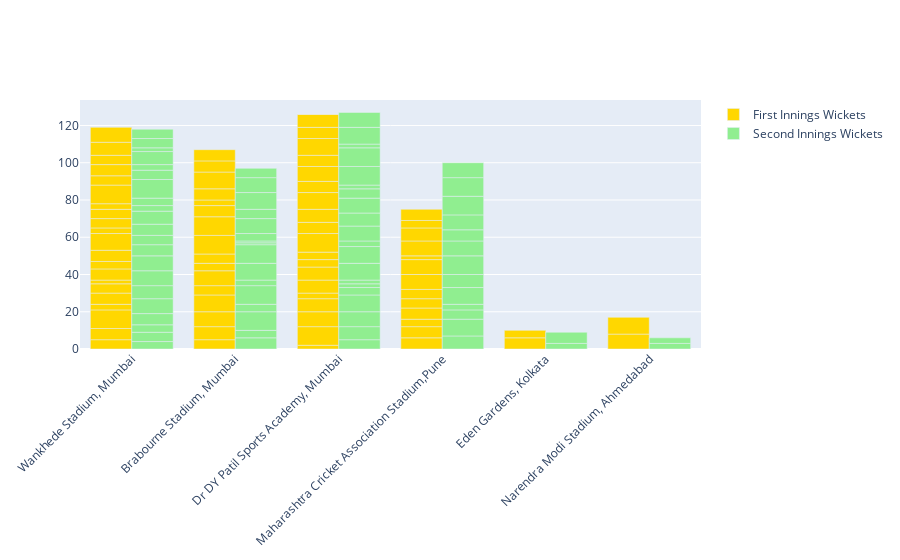

Write notebook code for a chart like this one.
### Code cell
# look at whether most of the wickets fall while setting the target or while chasing the target:
figure = go.Figure()
figure.add_trace(go.Bar(
    x=ipl_data["venue"],
    y=ipl_data["first_ings_wkts"],
    name='First Innings Wickets',
    marker_color='gold'
))
figure.add_trace(go.Bar(
    x=ipl_data["venue"],
    y=ipl_data["second_ings_wkts"],
    name='Second Innings Wickets',
    marker_color='lightgreen'
))
figure.update_layout(barmode='group', xaxis_tickangle=-45)
figure.show()

### Figure 1 — Plotly figure (JSON) as saved in the notebook; plotly's stock layout.template omitted (floating-point values rounded to 4 significant figures)
{"data": [{"marker": {"color": "gold"}, "name": "First Innings Wickets", "type": "bar", "x": ["Wankhede Stadium, Mumbai", "Brabourne Stadium, Mumbai", "Dr DY Patil Sports Academy, Mumbai", "Wankhede Stadium, Mumbai", "Maharashtra Cricket Association Stadium,Pune", "Dr DY Patil Sports Academy, Mumbai", "Brabourne Stadium, Mumbai", "Wankhede Stadium, Mumbai", "Dr DY Patil Sports Academy, Mumbai", "Maharashtra Cricket Association Stadium,Pune", "Brabourne Stadium, Mumbai", "Dr DY Patil Sports Academy, Mumbai", "Wankhede Stadium, Mumbai", "Maharashtra Cricket Association Stadium,Pune", "Dr DY Patil Sports Academy, Mumbai", "Brabourne Stadium, Mumbai", "Dr DY Patil Sports Academy, Mumbai", "Maharashtra Cricket Association Stadium,Pune", "Brabourne Stadium, Mumbai", "Wankhede Stadium, Mumbai", "Dr DY Patil Sports Academy, Mumbai", "Dr DY Patil Sports Academy, Mumbai", "Maharashtra Cricket Association Stadium,Pune", "Dr DY Patil Sports Academy, Mumbai", "Brabourne Stadium, Mumbai", "Brabourne Stadium, Mumbai", "Wankhede Stadium, Mumbai", "Dr DY Patil Sports Academy, Mumbai", "Maharashtra Cricket Association Stadium,Pune", "Brabourne Stadium, Mumbai", "Dr DY Patil Sports Academy, Mumbai", "Brabourne Stadium, Mumbai", "Dr DY Patil Sports Academy, Mumbai", "Wankhede Stadium, Mumbai", "Dr DY Patil Sports Academy, Mumbai", "Brabourne Stadium, Mumbai", "Wankhede Stadium, Mumbai", "Wankhede Stadium, Mumbai", "Maharashtra Cricket Association Stadium,Pune", "Wankhede Stadium, Mumbai", "Wankhede Stadium, Mumbai", "Maharashtra Cricket Association Stadium,Pune", "Brabourne Stadium, Mumbai", "Dr DY Patil Sports Academy, Mumbai", "Wankhede Stadium, Mumbai", "Maharashtra Cricket Association Stadium,Pune", "Wankhede Stadium, Mumbai", "Dr DY Patil Sports Academy, Mumbai", "Maharashtra Cricket Association Stadium,Pune", "Brabourne Stadium, Mumbai", "Brabourne Stadium, Mumbai", "Wankhede Stadium, Mumbai", "Maharashtra Cricket Association Stadium,Pune", "Wankhede Stadium, Mumbai", "Dr DY Patil Sports Academy, Mumbai", "Dr DY Patil Sports Academy, Mumbai", "Maharashtra Cricket Association Stadium,Pune", "Dr DY Patil Sports Academy, Mumbai", "Wankhede Stadium, Mumbai", "Brabourne Stadium, Mumbai", "Maharashtra Cricket Association Stadium,Pune", "Wankhede Stadium, Mumbai", "Brabourne Stadium, Mumbai", "Dr DY Patil Sports Academy, Mumbai", "Wankhede Stadium, Mumbai", "Dr DY Patil Sports Academy, Mumbai", "Wankhede Stadium, Mumbai", "Brabourne Stadium, Mumbai", "Wankhede Stadium, Mumbai", "Wankhede Stadium, Mumbai", "Eden Gardens, Kolkata", "Eden Gardens, Kolkata", "Narendra Modi Stadium, Ahmedabad", "Narendra Modi Stadium, Ahmedabad"], "y": [5, 5, 2, 6, 6, 10, 7, 10, 8, 6, 8, 7, 3, 4, 3, 9, 7, 6, 5, 6, 7, 4, 5, 4, 8, 4, 5, 10, 5, 5, 6, 10, 7, 2, 9, 10, 6, 4, 8, 6, 9, 8, 6, 6, 3, 2, 5, 8, 8, 3, 6, 5, 7, 3, 6, 9, 4, 6, 10, 9, 6, 5, 6, 7, 6, 0, 5, 6, 7, 8, 6, 4, 8, 9]}, {"marker": {"color": "lightgreen"}, "name": "Second Innings Wickets", "type": "bar", "x": ["Wankhede Stadium, Mumbai", "Brabourne Stadium, Mumbai", "Dr DY Patil Sports Academy, Mumbai", "Wankhede Stadium, Mumbai", "Maharashtra Cricket Association Stadium,Pune", "Dr DY Patil Sports Academy, Mumbai", "Brabourne Stadium, Mumbai", "Wankhede Stadium, Mumbai", "Dr DY Patil Sports Academy, Mumbai", "Maharashtra Cricket Association Stadium,Pune", "Brabourne Stadium, Mumbai", "Dr DY Patil Sports Academy, Mumbai", "Wankhede Stadium, Mumbai", "Maharashtra Cricket Association Stadium,Pune", "Dr DY Patil Sports Academy, Mumbai", "Brabourne Stadium, Mumbai", "Dr DY Patil Sports Academy, Mumbai", "Maharashtra Cricket Association Stadium,Pune", "Brabourne Stadium, Mumbai", "Wankhede Stadium, Mumbai", "Dr DY Patil Sports Academy, Mumbai", "Dr DY Patil Sports Academy, Mumbai", "Maharashtra Cricket Association Stadium,Pune", "Dr DY Patil Sports Academy, Mumbai", "Brabourne Stadium, Mumbai", "Brabourne Stadium, Mumbai", "Wankhede Stadium, Mumbai", "Dr DY Patil Sports Academy, Mumbai", "Maharashtra Cricket Association Stadium,Pune", "Brabourne Stadium, Mumbai", "Dr DY Patil Sports Academy, Mumbai", "Brabourne Stadium, Mumbai", "Dr DY Patil Sports Academy, Mumbai", "Wankhede Stadium, Mumbai", "Dr DY Patil Sports Academy, Mumbai", "Brabourne Stadium, Mumbai", "Wankhede Stadium, Mumbai", "Wankhede Stadium, Mumbai", "Maharashtra Cricket Association Stadium,Pune", "Wankhede Stadium, Mumbai", "Wankhede Stadium, Mumbai", "Maharashtra Cricket Association Stadium,Pune", "Brabourne Stadium, Mumbai", "Dr DY Patil Sports Academy, Mumbai", "Wankhede Stadium, Mumbai", "Maharashtra Cricket Association Stadium,Pune", "Wankhede Stadium, Mumbai", "Dr DY Patil Sports Academy, Mumbai", "Maharashtra Cricket Association Stadium,Pune", "Brabourne Stadium, Mumbai", "Brabourne Stadium, Mumbai", "Wankhede Stadium, Mumbai", "Maharashtra Cricket Association Stadium,Pune", "Wankhede Stadium, Mumbai", "Dr DY Patil Sports Academy, Mumbai", "Dr DY Patil Sports Academy, Mumbai", "Maharashtra Cricket Association Stadium,Pune", "Dr DY Patil Sports Academy, Mumbai", "Wankhede Stadium, Mumbai", "Brabourne Stadium, Mumbai", "Maharashtra Cricket Association Stadium,Pune", "Wankhede Stadium, Mumbai", "Brabourne Stadium, Mumbai", "Dr DY Patil Sports Academy, Mumbai", "Wankhede Stadium, Mumbai", "Dr DY Patil Sports Academy, Mumbai", "Wankhede Stadium, Mumbai", "Brabourne Stadium, Mumbai", "Wankhede Stadium, Mumbai", "Wankhede Stadium, Mumbai", "Eden Gardens, Kolkata", "Eden Gardens, Kolkata", "Narendra Modi Stadium, Ahmedabad", "Narendra Modi Stadium, Ahmedabad"], "y": [4, 6, 5, 5, 7, 7, 4, 4, 8, 9, 10, 9, 6, 5, 4, 4, 2, 3, 10, 8, 2, 9, 9, 9, 3, 9, 7, 3, 7, 10, 8, 1, 7, 8, 8, 1, 8, 6, 10, 5, 6, 8, 4, 5, 7, 6, 3, 2, 8, 8, 5, 4, 10, 10, 10, 10, 10, 2, 5, 9, 8, 3, 8, 9, 7, 8, 2, 5, 5, 5, 3, 6, 3, 3]}], "layout": {"barmode": "group", "xaxis": {"tickangle": -45}}}
